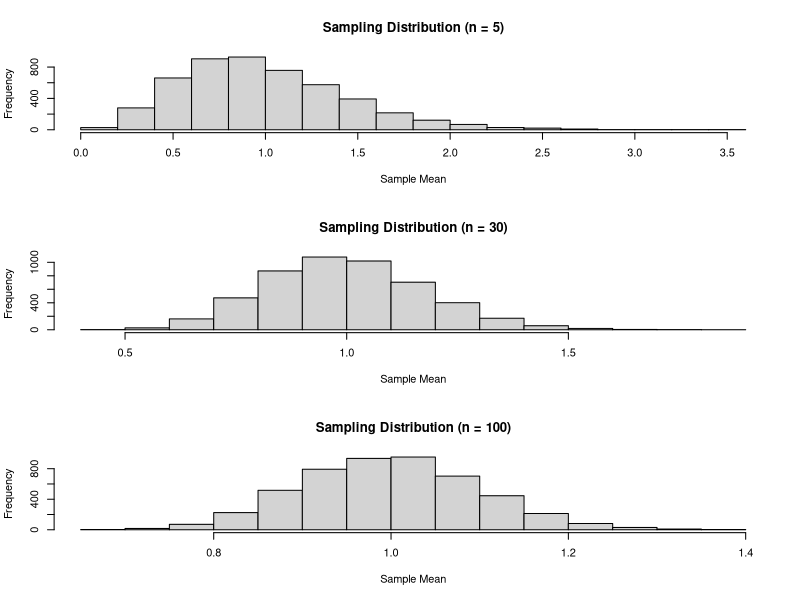

Write R code to recreate this figure.
set.seed(123)  
# Sets the random seed so results are the same every time you run the code.

# Population: skewed exponential distribution
population <- rexp(100000, rate = 1)  
# Creates a large population drawn from an exponential distribution (highly skewed).
# This helps show how the CLT works even when the population is not normal.

# Function to compute many sample means for a given sample size n
get_means <- function(n) {
  replicate(5000, mean(sample(population, n, replace = TRUE)))
  # replicate(): repeats the sampling procedure 5000 times
  # sample(): draws a sample of size n from the population
  # mean(): computes the sample mean
}

# Sample sizes to illustrate the CLT
means_5   <- get_means(5)     # Many sample means for n = 5
means_30  <- get_means(30)    # Many sample means for n = 30
means_100 <- get_means(100)   # Many sample means for n = 100

# Plot the histograms
par(mfrow = c(3,1))  
# Makes a 3-row plotting layout so histograms appear one above the other.

hist(means_5,  main = "Sampling Distribution (n = 5)", 
     xlab = "Sample Mean")
# Histogram shows sampling distribution for n = 5 — still skewed.

hist(means_30, main = "Sampling Distribution (n = 30)", 
     xlab = "Sample Mean")
# For n = 30, the distribution looks more bell-shaped.

hist(means_100, main = "Sampling Distribution (n = 100)", 
     xlab = "Sample Mean")
# For n = 100, the distribution is very close to normal — the CLT in action!
